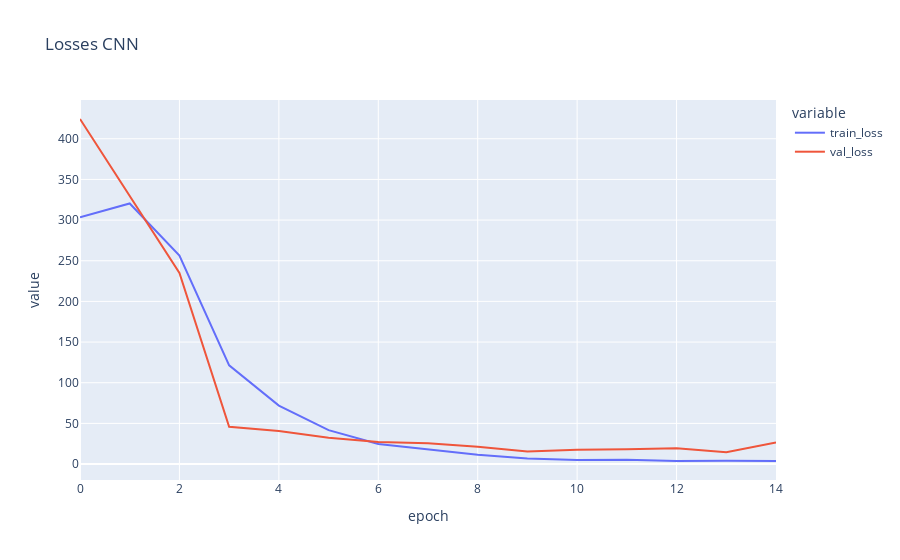

Here is the notebook cell this chart was saved with:
### Code cell
# Initialize the CNN model, loss function, and optimizer
cnn_model = CNN(num_channels, num_classes, out_channels=32, measurements=2986, features=13)
optimizer_cnn = optim.Adam(cnn_model.parameters(), lr=0.0001)

cnn_train_losses, cnn_val_losses, cnn_avg_losses = train_model(
    X_train, y_train, X_val, y_val, cnn_model, criterion, optimizer_cnn, 
    num_epochs=15, batch_size=batch_size, verbose=False
)

plot_losses(cnn_avg_losses, cnn_val_losses, "CNN")

### Figure 1 — Plotly figure (JSON) as saved in the notebook; plotly's stock layout.template omitted (floating-point values rounded to 4 significant figures)
{"data": [{"hovertemplate": "variable=train_loss<br>epoch=%{x}<br>value=%{y}<extra></extra>", "legendgroup": "train_loss", "line": {"color": "#636efa", "dash": "solid"}, "marker": {"symbol": "circle"}, "mode": "lines", "name": "train_loss", "orientation": "v", "showlegend": true, "type": "scatter", "x": [0, 1, 2, 3, 4, 5, 6, 7, 8, 9, 10, 11, 12, 13, 14], "xaxis": "x", "y": [303.6, 320.4, 256.4, 121.3, 71.89, 41.67, 24.64, 18.38, 11.37, 6.808, 4.962, 5.363, 3.808, 3.97, 3.734], "yaxis": "y"}, {"hovertemplate": "variable=val_loss<br>epoch=%{x}<br>value=%{y}<extra></extra>", "legendgroup": "val_loss", "line": {"color": "#EF553B", "dash": "solid"}, "marker": {"symbol": "circle"}, "mode": "lines", "name": "val_loss", "orientation": "v", "showlegend": true, "type": "scatter", "x": [0, 1, 2, 3, 4, 5, 6, 7, 8, 9, 10, 11, 12, 13, 14], "xaxis": "x", "y": [424.3, 329.7, 234.9, 45.77, 40.73, 32.36, 27.21, 25.42, 21.18, 15.55, 17.53, 18.08, 19.39, 14.48, 26.48], "yaxis": "y"}], "layout": {"legend": {"title": {"text": "variable"}, "tracegroupgap": 0}, "title": {"text": "Losses CNN"}, "xaxis": {"anchor": "y", "domain": [0, 1], "title": {"text": "epoch"}}, "yaxis": {"anchor": "x", "domain": [0, 1], "title": {"text": "value"}}}}
